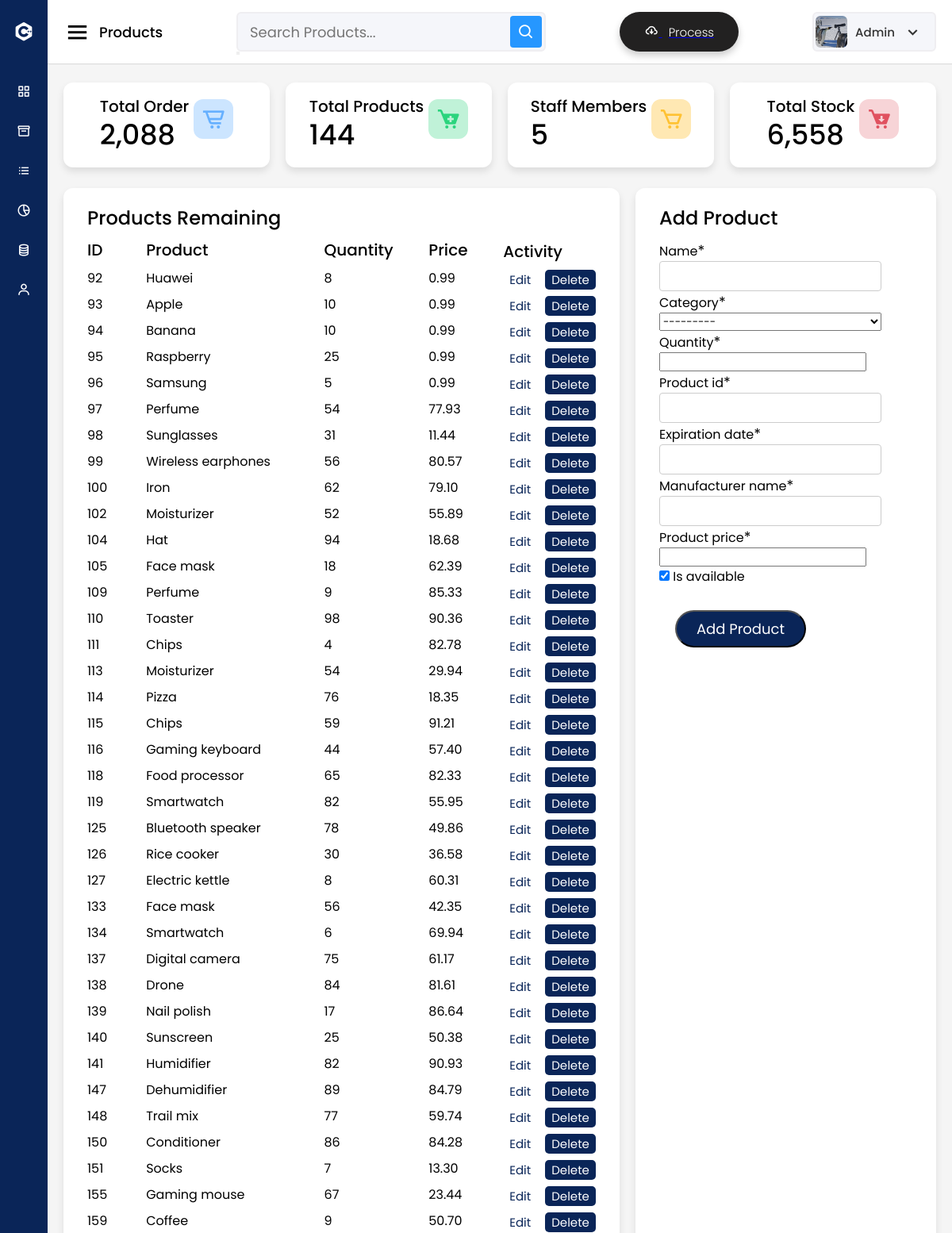
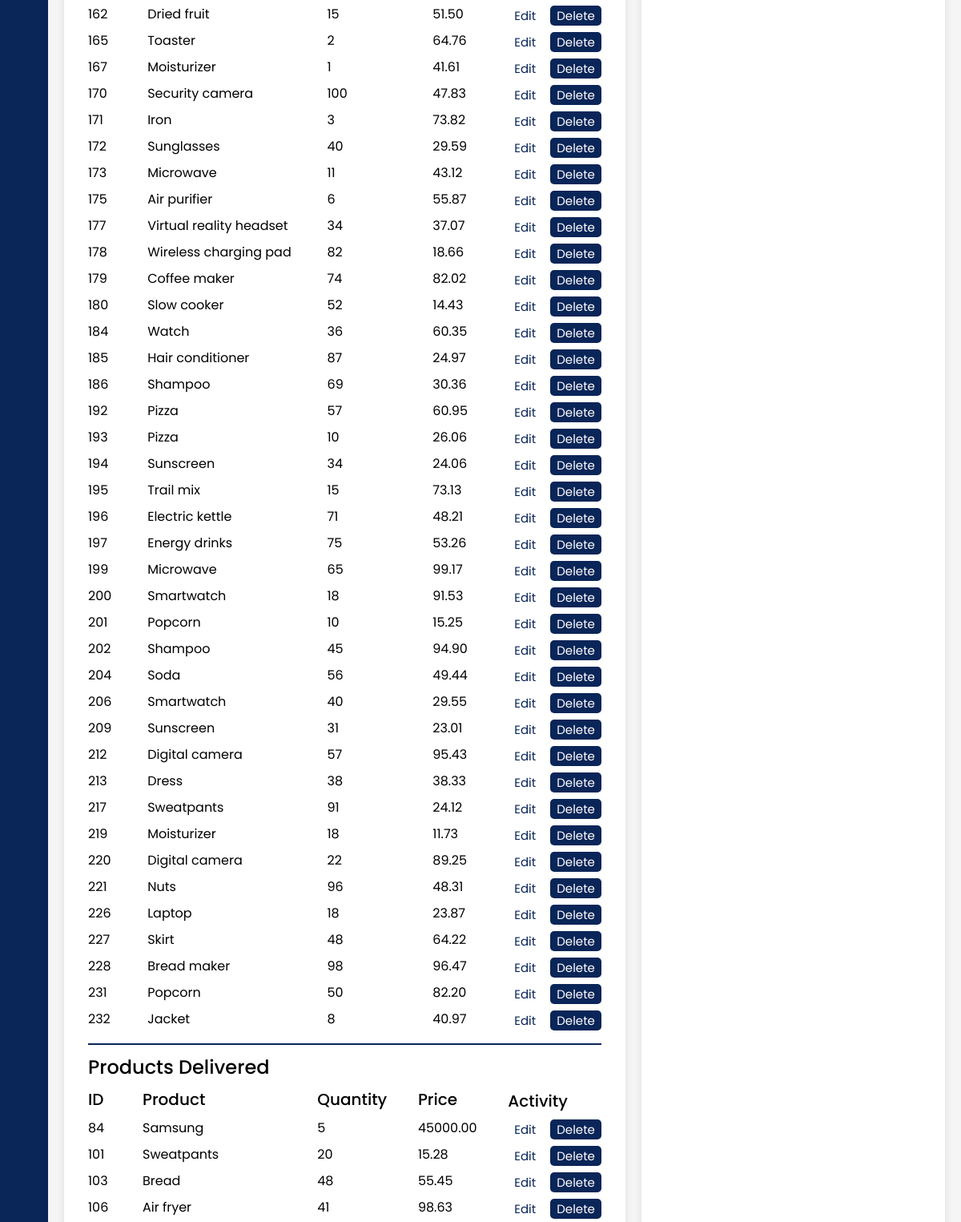
The page /stock/ (signed in, upper part) on the database as committed earlier (2 pictures, top to bottom).
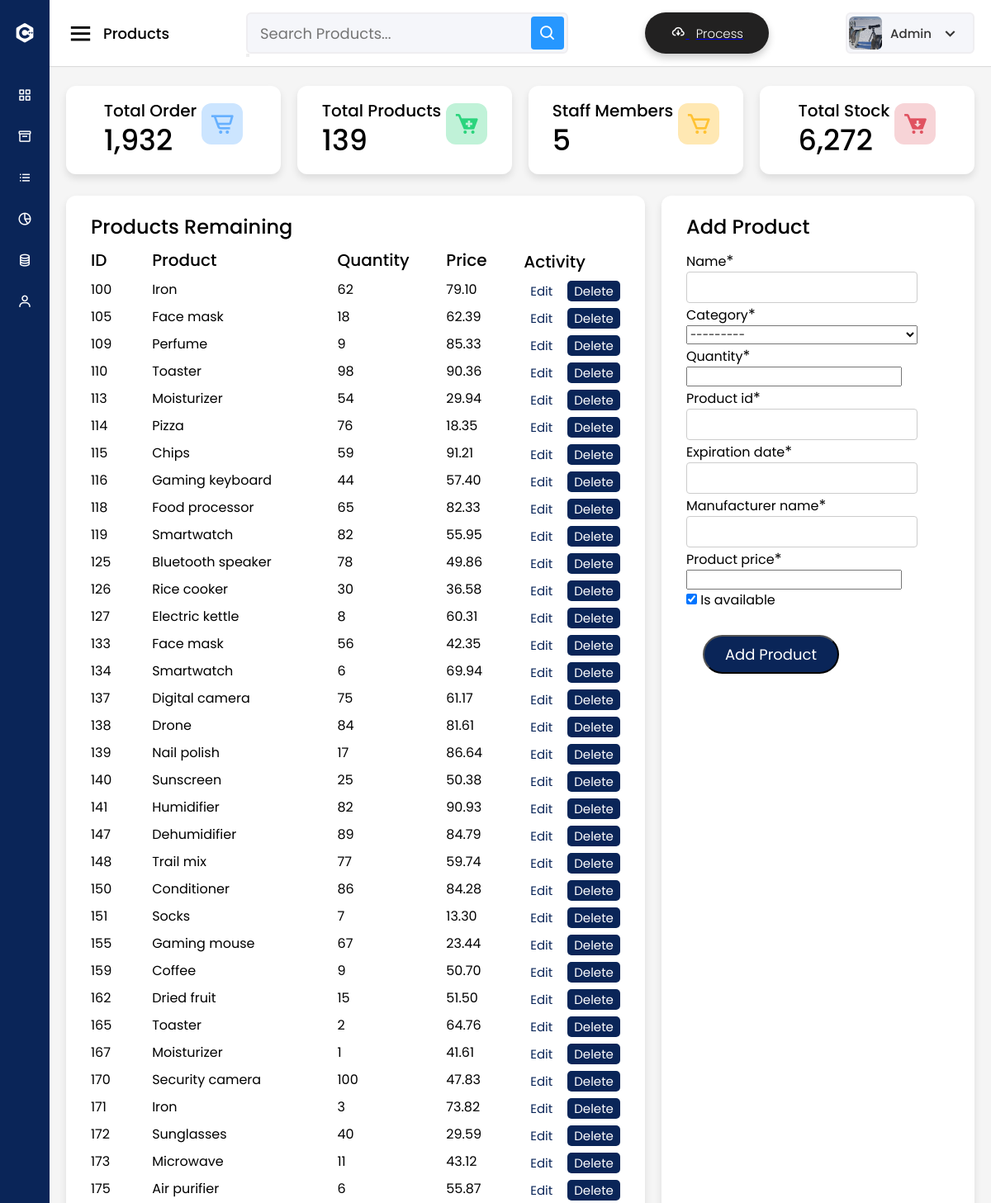
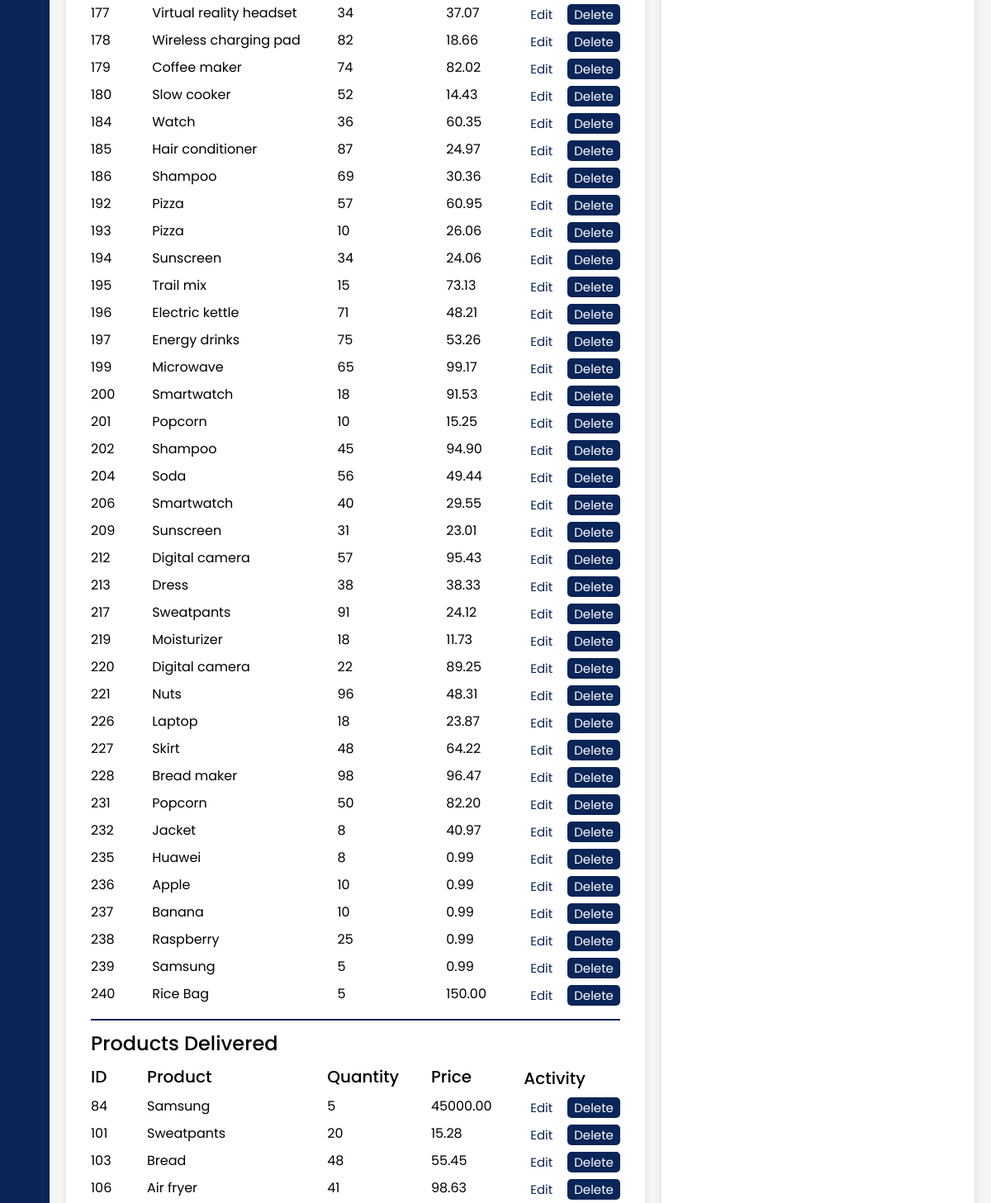
The same page on the database as committed later (2 pictures, top to bottom).
### dashboard/models.py (models this page shows, shortened)
class Product(models.Model):
    name = models.CharField(max_length=100, null=True)
    category = models.CharField(max_length=50, choices=CATEGORY, null=True)
    quantity = models.PositiveIntegerField(null=True)
    product_id = models.CharField(max_length=50, null=True)
    manufacturing_date = models.DateField(null=True)
    expiration_date = models.DateField(null=True)
    manufacturer_name = models.CharField(max_length=100, null=True)
    product_price = models.DecimalField(max_digits=10, decimal_places=2, null=True)
    is_available = models.BooleanField(default=True)

### dashboard/views.py (the view)
# urls.py: path('stock/', views.stock, name='dashboard-stock'),
@login_required
def stock(request):
    order_count = Order.objects.all().count()
    product_count = Product.objects.all().count()
    staff_count = User.objects.all().count()
    formatted_order_count = '{:,}'.format(order_count)
    formatted_product_count = '{:,}'.format(product_count)
    formatted_staff_count = '{:,}'.format(staff_count)
    products = Product.objects.all()
    total_stock_quantity = 0
    for product in products:
        total_stock_quantity += product.quantity
    total_stock_quantity = '{:,}'.format(total_stock_quantity)
    if (request.method == 'POST'):
        product_form = ProductForm(request.POST)
        if product_form.is_valid():
            product_form.save()
            product_name = product_form.cleaned_data.get('name')
            messages.success(request, f'{product_name} has been added successfully')
            return redirect('dashboard-product')
    else:
        product_form = ProductForm()
    items = Product.objects.all()
    context = {
        'items': items,
        'product_form':product_form,
        'product_count':product_count,
        'staff_count':staff_count,
        'order_count':order_count,
        'formatted_order_count':formatted_order_count,
        'formatted_product_count':formatted_product_count,
        'formatted_staff_count':formatted_staff_count,
        'total_stock_quantity':total_stock_quantity,
    }
    return render(request, 'dashboard/stock.html',context)

### dashboard/forms.py
class ProductForm(forms.ModelForm):
    class Meta:
        model = Product
        fields = ['name', 'category','quantity','product_id','expiration_date','manufacturer_name','product_price', 'is_available']

### templates/dashboard/stock.html (shortened to what this page needs)
{% extends 'partials/base.html' %}
{% block dashboard-title %} Products {% endblock dashboard-title %}
{% block content %}
{% load crispy_forms_tags %}
<div class="sales-boxes">
  <div class="recent-sales box">
    <div class="title">Products Remaining</div>
    <div class="sales-details">
      <ul class="details">
          <li class="topic">ID</li>
          {% for item in items %}
          {% if item.is_available == True %}
          <li>{{item.id}}</li>
          {% endif %}
        {% endfor %}
      </ul>
      <ul class="details">
        <li class="topic">Product</li>
        {% for item in items %}
          {% if item.is_available == True %}
          <li>{{item.name}}</li>
          {% endif %}
        {% endfor %}
      </ul>
      <ul class="details">
        <li class="topic">Quantity</li>
        {% for item in items %}
          {% if item.is_available == True %}
          <li>{{item.quantity}}</li>
          {% endif %}
        {% endfor %}
      </ul>
      <ul class="details">
        <li class="topic">Price</li>
        {% for item in items %}
          {% if item.is_available == True %}
          <li>{{item.product_price}}</li>
          {% endif %}
        {% endfor %}
      </ul>
      <ul class="details">
        <li class="topic">Activity</li>
        {% for item in items %}
          {% if item.is_available == True %}
          <div class="btns-product">
            <a href="{% url 'dashboard-product-update' item.id %}">Edit</a>
            <a href="{% url 'dashboard-product-delete' item.id %}">Delete</a>
          </div>
          {% endif %}
        {% endfor %}
      </ul>
    </div>
<hr>
      <div class="title">Products Delivered</div>
      <div class="sales-details">
        <ul class="details">
            <li class="topic">ID</li>
            {% for item in items %}
            {% if item.is_available == False %}
            <li>{{item.id}}</li>
            {% endif %}
          {% endfor %}
        </ul>
        <ul class="details">
          <li class="topic">Product</li>
          {% for item in items %}
            {% if item.is_available == False %}
            <li>{{item.name}}</li>
            {% endif %}
          {% endfor %}
        </ul>
        <ul class="details">
          <li class="topic">Quantity</li>
          {% for item in items %}
            {% if item.is_available == False %}
            <li>{{item.quantity}}</li>
            {% endif %}
          {% endfor %}
        </ul>
        <ul class="details">
          <li class="topic">Price</li>
          {% for item in items %}
            {% if item.is_available == False %}
            <li>{{item.product_price}}</li>
            {% endif %}
          {% endfor %}
        </ul>
        <ul class="details">
          <li class="topic">Activity</li>
          {% for item in items %}
            {% if item.is_available == False %}
            <div class="btns-product">
              <a href="{% url 'dashboard-product-update' item.id %}">Edit</a>
              <a href="{% url 'dashboard-product-delete' item.id %}">Delete</a>
            </div>
            {% endif %}
          {% endfor %}
        </ul>
      </div>
  </div>
      <div class="top-sales box">
      <div class="title">Add Product</div>
      <ul class="top-sales-details">
        <li>
          <form method="POST">
            {{ product_form|crispy }}
            <div class="buttons">
              <input type="submit" value="Add Product">
            </div>
          </form>
        </li>
        </ul>
      </div>
    </div>
  </div>
{% endblock content %}

Rows that differ between the two databases and show on the page:
removed Product: id "92", name "Huawei", quantity "8", product_price "0.99", is_available "Edit"
removed Product: id "93", name "Apple", quantity "10", product_price "0.99", is_available "Edit"
removed Product: id "94", name "Banana", quantity "10", product_price "0.99", is_available "Edit"
removed Product: id "95", name "Raspberry", quantity "25", product_price "0.99", is_available "Edit"
removed Product: id "96", name "Samsung", quantity "5", product_price "0.99", is_available "Edit"
removed Product: id "97", name "Perfume", quantity "54", product_price "77.93", is_available "Edit"
removed Product: id "98", name "Sunglasses", quantity "31", product_price "11.44", is_available "Edit"
removed Product: id "99", name "Wireless earphones", quantity "56", product_price "80.57", is_available "Edit"
removed Product: id "102", name "Moisturizer", quantity "52", product_price "55.89", is_available "Edit"
removed Product: id "104", name "Hat", quantity "94", product_price "18.68", is_available "Edit"
removed Product: id "111", name "Chips", quantity "4", product_price "82.78", is_available "Edit"
added Product: id "235", name "Huawei", quantity "8", product_price "0.99", is_available "Edit"
added Product: id "236", name "Apple", quantity "10", product_price "0.99", is_available "Edit"
added Product: id "237", name "Banana", quantity "10", product_price "0.99", is_available "Edit"
added Product: id "238", name "Raspberry", quantity "25", product_price "0.99", is_available "Edit"
added Product: id "239", name "Samsung", quantity "5", product_price "0.99", is_available "Edit"
added Product: id "240", name "Rice Bag", quantity "5", product_price "150.00", is_available "Edit"
Other text that changed with them:
{{ total_stock_quantity }}: "6,558" → "6,272"
text no longer shown: "2,088 144"
text now shown: "1,932 139"
